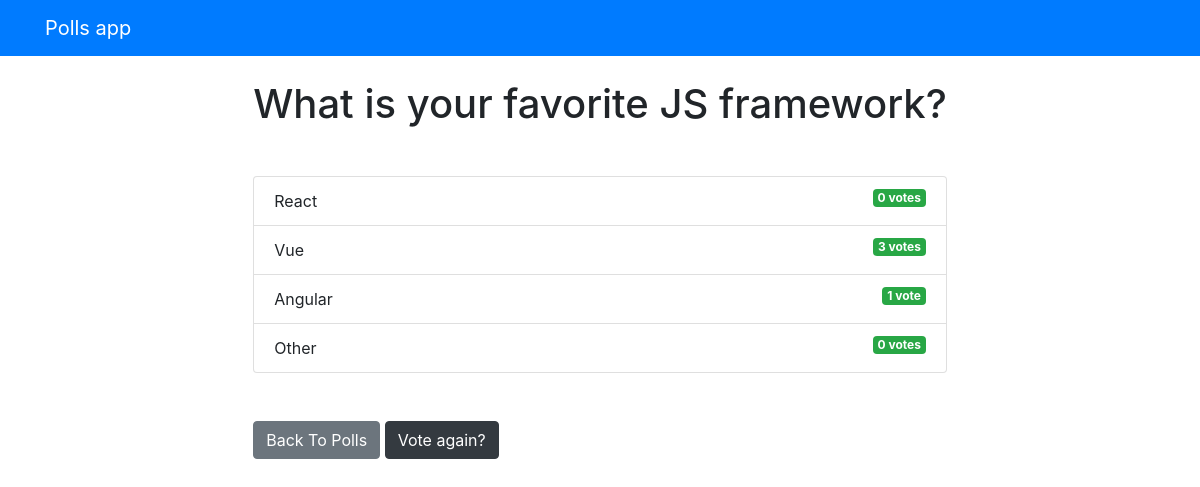
The app's page /polls/2/results/ with its own data.
### polls/models.py (models this page shows, shortened)
class Question(models.Model):
    question_text = models.CharField(max_length=200)
    pub_date = models.DateTimeField('date published')

class Choice(models.Model):
    question = models.ForeignKey(Question, on_delete=models.CASCADE)
    choice_text = models.CharField(max_length=200)
    votes = models.IntegerField(default=0)

### polls/views.py (the view)
# urls.py: path('<int:question_id>/results/', views.results, name='results'),
def results(request, question_id):
    question = get_object_or_404(Question, pk=question_id)
    return render(request, 'polls/results.html', { 'question': question })

### templates/polls/results.html
{% extends 'base.html' %}
{% block content %}
<h1 class="mb-5 text-center">{{ question.question_text }}</h1>
<ul class="list-group mb-5">
	{% for choice in question.choice_set.all %}
	<li class="list-group-item">
		{{ choice.choice_text }}  <span class="badge badge-success float-right">{{ choice.votes }} vote{{ choice.votes | pluralize }}</span>
	</li>
	{% endfor %}
</ul>
<a class="btn btn-secondary" href="{% url 'polls:index' %}">Back To Polls</a>
<a class="btn btn-dark" href="{% url 'polls:detail' question.id %}">Vote again?</a>
{% endblock %}

### templates/base.html (shortened to what this page needs)
<!DOCTYPE html>
<html lang="en">
<head>
    <link rel="stylesheet" href="https://stackpath.bootstrapcdn.com/bootstrap/4.5.0/css/bootstrap.min.css">
</head>
<body>
    {% include 'partials/_navbar.html' %}
    <div class="container">
        <div class="row">
            <div class="col-md6 m-auto">
                {% block content %}{% endblock %}
            </div>
        </div>
    </div>
</body>
</html>

### templates/partials/_navbar.html
<nav class="navbar navbar-dark bg-primary mb-4">
    <div class="container">
        <a href="/" class="navbar-brand">Polls app</a>
    </div>
</nav>

### records on screen
Question: question_text "What is your favorite JS framework?"
Choice: choice_text "React", votes "0", votes|pluralize "s"
Choice: choice_text "Vue", votes "3", votes|pluralize "s"
Choice: choice_text "Angular", votes "1"
Choice: choice_text "Other", votes "0", votes|pluralize "s"
